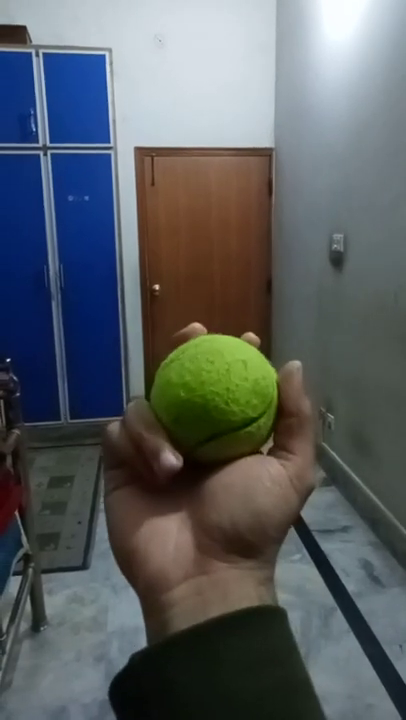
#> input picture frame 39 of opencv-course-master/Resources/Videos/ball.mp4, 406 x 720 px
$ python try.py
#> lines starting #> are read from the running program, lines starting #| are printed output that depends on the picture; after the words box and inside, x2 and y2 are one past the last pixel; in counts of white or black regions, pixels touching at a corner belong together
#> further down, frame is the input picture: shape (720, 406, 3); mean B, G, R 97.8, 94.8, 89.3
import cv2 as cv
import numpy as np

vid = cv.VideoCapture('/home/speedwagon1299/projects/CV-Basics/opencv-course-master/Resources/Videos/ball.mp4')


lower_yellow = np.array([0.11*256, 0.60*256, 0.20*256])
upper_yellow = np.array([0.14*256, 1.00*256, 1.00*256])

def track(frame):
    hsv = cv.cvtColor(frame,cv.COLOR_BGR2HSV)
#> hsv: shape (720, 406, 3); mean H, S, V 71.8, 89.1, 110.7
    blur = cv.GaussianBlur(hsv,(7,7),4)
#> blur: shape (720, 406, 3); mean H, S, V 71.8, 89.1, 110.7
    mask = cv.inRange(blur,lower_yellow,upper_yellow)
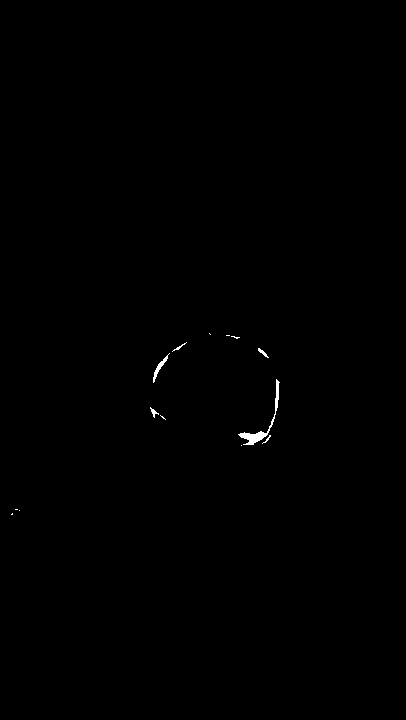
#> mask: shape (720, 406); 0.21% white; 14 white regions (9 under 20 px)
    contours,_ = cv.findContours(mask,cv.RETR_EXTERNAL,cv.CHAIN_APPROX_SIMPLE)
#> contours = 14 contours, 10 with area under 20; largest, box (x1, y1, x2, y2) and area: (238, 379, 280, 445) 261, (153, 353, 170, 383) 72, (258, 348, 269, 358) 24, (150, 407, 159, 418) 21
    for contour in contours:
        area = cv.contourArea(contour)
        if (area > 300):
            x,y,w,h = cv.boundingRect(contour)
            cv.rectangle(frame,(x,y),(x+w,y+h),(0,0,255),thickness=2)
#> this loop made 14 passes
#> area on passes 7 to 10: 21, 261, 71.5, 23.5


while True:
    isTrue, frame = vid.read()
    track(frame)
    cv.imshow('tennis',frame)
    if cv.waitKey(25) & 0xff==ord('d'):
#> (key Esc is pressed here)
        break
vid.release()
cv.destroyAllWindows()
